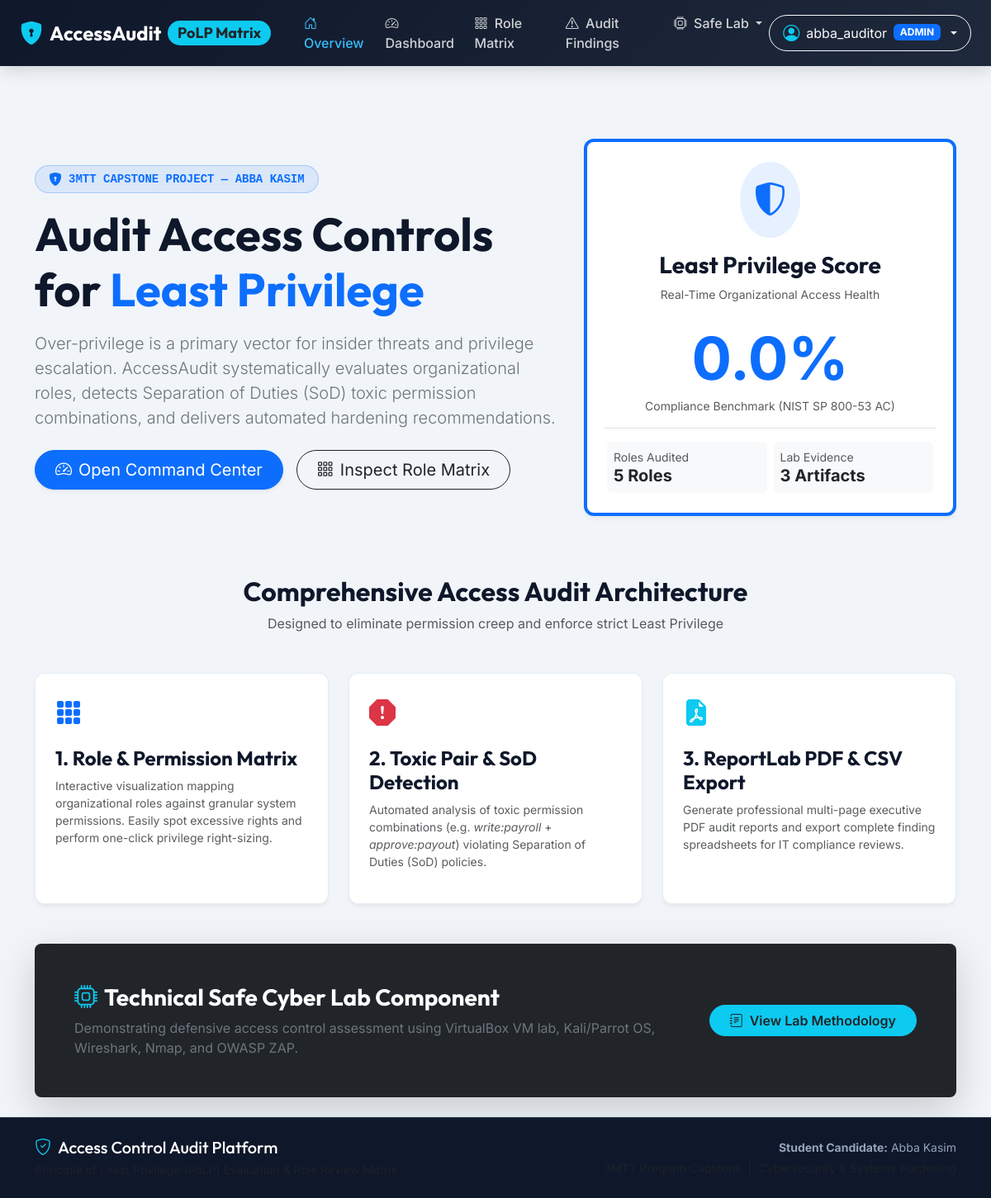
The page / (signed in) on the database its author committed.
### abba_kasim_access_control/app/models.py (models this page shows, shortened)
class User(UserMixin, db.Model):
    __tablename__ = 'users'
    id = db.Column(db.Integer, primary_key=True)
    username = db.Column(db.String(80), unique=True, nullable=False, index=True)
    email = db.Column(db.String(120), unique=True, nullable=False, index=True)
    password_hash = db.Column(db.String(256), nullable=False)
    full_name = db.Column(db.String(120), nullable=False)
    department = db.Column(db.String(80), nullable=False, default='General Staff')
    job_title = db.Column(db.String(80), nullable=False, default='Staff Member')
    role = db.Column(db.String(20), nullable=False, default='AUDITEE')  # 'ADMIN', 'AUDITOR', 'AUDITEE'
    is_active_account = db.Column(db.Boolean, default=True)
    last_login = db.Column(db.DateTime, nullable=True)
    created_at = db.Column(db.DateTime, default=datetime.utcnow)
    assigned_roles = db.relationship('Role', secondary='user_roles', backref=db.backref('users', lazy='dynamic'))

class AuditSession(db.Model):
    __tablename__ = 'audit_sessions'
    id = db.Column(db.Integer, primary_key=True)
    title = db.Column(db.String(150), nullable=False)
    executed_by = db.Column(db.String(80), nullable=False)
    total_roles_audited = db.Column(db.Integer, default=0)
    total_users_audited = db.Column(db.Integer, default=0)
    least_privilege_score = db.Column(db.Float, default=100.0)
    overprivileged_roles_count = db.Column(db.Integer, default=0)
    sod_conflicts_count = db.Column(db.Integer, default=0)
    status = db.Column(db.String(20), default='COMPLETED')
    created_at = db.Column(db.DateTime, default=datetime.utcnow)
    findings = db.relationship('AuditFinding', backref='session', lazy=True, cascade='all, delete-orphan')

### abba_kasim_access_control/app/blueprints/main/routes.py (the view)
@main_bp.route('/')
def index():
    latest_audit = AuditSession.query.order_by(AuditSession.created_at.desc()).first()
    roles_count = Role.query.count()
    users_count = User.query.count()
    evidence_count = LabEvidence.query.count()
    return render_template('main/index.html', latest_audit=latest_audit, roles_count=roles_count, users_count=users_count, evidence_count=evidence_count)

### abba_kasim_access_control/app/__init__.py (called while the page is built)
@login_manager.user_loader
def load_user(user_id):
    return db.session.get(User, int(user_id))

### abba_kasim_access_control/app/templates/main/index.html (shortened to what this page needs)
{% extends "base.html" %}
{% block content %}
<div class="container">
    <div class="row align-items-center py-5">
        <div class="col-lg-7 mb-4 mb-lg-0">
            <div class="d-inline-flex align-items-center gap-2 px-3 py-1 bg-primary bg-opacity-10 text-primary rounded-pill mb-3 border border-primary border-opacity-25">
                <i class="bi bi-shield-lock-fill"></i>
                <span class="small font-monospace fw-semibold">3MTT CAPSTONE PROJECT — ABBA KASIM</span>
            </div>
            <h1 class="display-4 fw-bold text-slate-900 mb-3">
                Audit Access Controls for <span class="text-primary">Least Privilege</span>
            </h1>
            <p class="lead text-secondary mb-4">
                Over-privilege is a primary vector for insider threats and privilege escalation. AccessAudit systematically evaluates organizational roles, detects Separation of Duties (SoD) toxic permission combinations, and delivers automated hardening recommendations.
            </p>
            <div class="d-flex flex-wrap gap-3">
                {% if current_user.is_authenticated %}
                    <a href="{{ url_for('main.dashboard') }}" class="btn btn-primary btn-lg rounded-pill px-4 shadow-sm">
                        <i class="bi bi-speedometer2 me-2"></i>Open Command Center
                    </a>
                    <a href="{{ url_for('audit.role_matrix') }}" class="btn btn-outline-dark btn-lg rounded-pill px-4">
                        <i class="bi bi-grid-3x3-gap me-2"></i>Inspect Role Matrix
                    </a>
                {% endif %}
            </div>
        </div>
        <div class="col-lg-5">
            <div class="glass-card p-4 text-center border-top border-4 border-primary">
                <div class="mb-3">
                    <div class="d-inline-flex p-3 bg-primary bg-opacity-10 text-primary rounded-circle">
                        <i class="bi bi-shield-shaded fs-1"></i>
                    </div>
                </div>
                <h3 class="fw-bold mb-2">Least Privilege Score</h3>
                <p class="text-muted small">Real-Time Organizational Access Health</p>
                <div class="my-4">
                    <span class="display-2 fw-bold text-primary">{{ latest_audit.least_privilege_score if latest_audit else '85.0' }}%</span>
                    <span class="d-block text-muted small mt-1">Compliance Benchmark (NIST SP 800-53 AC)</span>
                </div>
                <div class="row g-2 text-start pt-2 border-top">
                    <div class="col-6">
                        <div class="p-2 bg-light rounded">
                            <span class="d-block small text-muted">Roles Audited</span>
                            <span class="h5 fw-bold text-dark mb-0">{{ roles_count }} Roles</span>
                        </div>
                    </div>
                    <div class="col-6">
                        <div class="p-2 bg-light rounded">
                            <span class="d-block small text-muted">Lab Evidence</span>
                            <span class="h5 fw-bold text-dark mb-0">{{ evidence_count }} Artifacts</span>
                        </div>
                    </div>
                </div>
            </div>
        </div>
    </div>
    <div class="row g-4 py-4">
        <div class="col-12 text-center mb-2">
            <h2 class="fw-bold">Comprehensive Access Audit Architecture</h2>
            <p class="text-muted">Designed to eliminate permission creep and enforce strict Least Privilege</p>
        </div>
        <div class="col-md-4">
            <div class="glass-card p-4 h-100">
                <div class="text-primary mb-3"><i class="bi bi-grid-3x3-gap-fill fs-2"></i></div>
                <h4 class="fw-bold">1. Role & Permission Matrix</h4>
                <p class="text-muted small">
                    Interactive visualization mapping organizational roles against granular system permissions. Easily spot excessive rights and perform one-click privilege right-sizing.
                </p>
            </div>
        </div>
        <div class="col-md-4">
            <div class="glass-card p-4 h-100">
                <div class="text-danger mb-3"><i class="bi bi-exclamation-octagon-fill fs-2"></i></div>
                <h4 class="fw-bold">2. Toxic Pair & SoD Detection</h4>
                <p class="text-muted small">
                    Automated analysis of toxic permission combinations (e.g. <i>write:payroll</i> + <i>approve:payout</i>) violating Separation of Duties (SoD) policies.
                </p>
            </div>
        </div>
        <div class="col-md-4">
            <div class="glass-card p-4 h-100">
                <div class="text-info mb-3"><i class="bi bi-file-earmark-pdf-fill fs-2"></i></div>
                <h4 class="fw-bold">3. ReportLab PDF & CSV Export</h4>
                <p class="text-muted small">
                    Generate professional multi-page executive PDF audit reports and export complete finding spreadsheets for IT compliance reviews.
                </p>
            </div>
        </div>
    </div>
    <div class="row mt-4">
        <div class="col-12">
            <div class="bg-dark text-white rounded-3 p-4 p-md-5 d-flex flex-column flex-md-row align-items-center justify-content-between shadow-lg">
                <div class="mb-3 mb-md-0">
                    <h3 class="fw-bold mb-2"><i class="bi bi-cpu text-info me-2"></i>Technical Safe Cyber Lab Component</h3>
                    <p class="text-secondary mb-0">
                        Demonstrating defensive access control assessment using VirtualBox VM lab, Kali/Parrot OS, Wireshark, Nmap, and OWASP ZAP.
                    </p>
                </div>
                <div>
                    <a href="{{ url_for('lab.methodology') }}" class="btn btn-info text-dark fw-semibold rounded-pill px-4 text-nowrap">
                        <i class="bi bi-journal-text me-1"></i> View Lab Methodology
                    </a>
                </div>
            </div>
        </div>
    </div>
</div>
{% endblock %}

### abba_kasim_access_control/app/templates/base.html (shortened to what this page needs)
<!DOCTYPE html>
<html lang="en">
<head>
    <link href="https://cdn.jsdelivr.net/npm/bootstrap@5.3.2/dist/css/bootstrap.min.css" rel="stylesheet">
    <link rel="stylesheet" href="https://cdn.jsdelivr.net/npm/bootstrap-icons@1.11.2/font/bootstrap-icons.min.css">
</head>
<body>
    <nav class="navbar navbar-expand-lg navbar-dark navbar-custom sticky-top">
        <div class="container-fluid px-4">
            <a class="navbar-brand d-flex align-items-center gap-2 brand-font fs-4" href="{{ url_for('main.index') }}">
                <i class="bi bi-shield-lock-fill text-info fs-3"></i>
                <span class="fw-bold text-white">AccessAudit</span>
                <span class="badge bg-info text-dark rounded-pill fs-7">PoLP Matrix</span>
            </a>
            <div class="collapse navbar-collapse" id="navbarMain">
                <ul class="navbar-nav me-auto mb-2 mb-lg-0 ms-lg-3">
                    <li class="nav-item">
                        <a class="nav-link {% if request.endpoint == 'main.index' %}active{% endif %}" href="{{ url_for('main.index') }}">
                            <i class="bi bi-house-door me-1"></i> Overview
                        </a>
                    </li>
                    {% if current_user.is_authenticated %}
                    <li class="nav-item">
                        <a class="nav-link {% if request.endpoint == 'main.dashboard' %}active{% endif %}" href="{{ url_for('main.dashboard') }}">
                            <i class="bi bi-speedometer2 me-1"></i> Dashboard
                        </a>
                    </li>
                    <li class="nav-item">
                        <a class="nav-link {% if request.endpoint == 'audit.role_matrix' %}active{% endif %}" href="{{ url_for('audit.role_matrix') }}">
                            <i class="bi bi-grid-3x3-gap me-1"></i> Role Matrix
                        </a>
                    </li>
                    <li class="nav-item">
                        <a class="nav-link {% if request.endpoint == 'audit.findings' %}active{% endif %}" href="{{ url_for('audit.findings') }}">
                            <i class="bi bi-exclamation-triangle me-1"></i> Audit Findings
                        </a>
                    </li>
                    {% endif %}
                    <li class="nav-item dropdown">
                        <a class="nav-link dropdown-toggle" href="#" role="button" data-bs-toggle="dropdown">
                            <i class="bi bi-cpu me-1"></i> Safe Lab
                        </a>
                    </li>
                </ul>
                <div class="d-flex align-items-center gap-2">
                    {% if current_user.is_authenticated %}
                        <div class="dropdown">
                            <button class="btn btn-outline-light dropdown-toggle d-flex align-items-center gap-2 rounded-pill px-3" type="button" data-bs-toggle="dropdown">
                                <i class="bi bi-person-circle fs-5 text-info"></i>
                                <span>{{ current_user.username }}</span>
                                <span class="badge bg-primary text-uppercase">{{ current_user.role }}</span>
                            </button>
                        </div>
                    {% else %}
                        <a href="{{ url_for('auth.login') }}" class="btn btn-outline-light rounded-pill px-3"><i class="bi bi-box-arrow-in-right me-1"></i> Log In</a>
                        <a href="{{ url_for('auth.register') }}" class="btn btn-info rounded-pill px-3 text-dark fw-semibold"><i class="bi bi-person-plus me-1"></i> Register</a>
                    {% endif %}
                </div>
            </div>
        </div>
    </nav>
    <main class="py-4">
        {% block content %}{% endblock %}
    </main>
    <footer class="footer py-4">
        <div class="container text-center">
            <div class="row align-items-center">
                <div class="col-md-6 text-md-start mb-2 mb-md-0">
                    <h5 class="brand-font text-white mb-1"><i class="bi bi-shield-check text-info me-2"></i>Access Control Audit Platform</h5>
                    <p class="small text-muted mb-0">Principle of Least Privilege (PoLP) Evaluation & Role Review Matrix</p>
                </div>
                <div class="col-md-6 text-md-end">
                    <p class="small mb-1"><b>Student Candidate:</b> Abba Kasim</p>
                    <p class="small text-muted mb-0">3MTT Program Capstone &nbsp;|&nbsp; Cybersecurity & Systems Hardening</p>
                </div>
            </div>
        </div>
    </footer>
</body>
</html>

### abba_kasim_access_control/app/templates/base.html (style rules this page uses)
:root { --primary-bg: #0F172A; --accent-blue: #2563EB; --accent-cyan: #0EA5E9; --surface-dark: #1E293B; --surface-light: #F8FAFC; --text-dark: #0F172A; --text-muted: #64748B; }
body { font-family: 'Inter', sans-serif; background-color: #F1F5F9; color: var(--text-dark); min-height: 100vh; display: flex; flex-direction: column; }
h1, h2, h3, h4, h5, h6, .brand-font { font-family: 'Outfit', sans-serif; }
.navbar-custom { background: linear-gradient(135deg, #0F172A 0%, #1E293B 100%); box-shadow: 0 4px 20px rgba(0,0,0,0.15); }
.nav-link { font-weight: 500; color: rgba(255,255,255,0.8) !important; transition: all 0.2s ease; }
.nav-link:hover, .nav-link.active { color: #38BDF8 !important; }
.glass-card { background: rgba(255, 255, 255, 0.95); backdrop-filter: blur(10px); border: 1px solid rgba(226, 232, 240, 0.8); border-radius: 12px; box-shadow: 0 4px 6px -1px rgba(0, 0, 0, 0.05), 0 2px 4px -1px rgba(0, 0, 0, 0.03); transition: transform 0.2s ease, box-shadow 0.2s ease; }
.footer { background-color: var(--primary-bg); color: #94A3B8; margin-top: auto; border-top: 1px solid #334155; }

### rows shown on the page
User: username "abba_auditor", role "ADMIN"
AuditSession: least_privilege_score "0.0"

### other values the page prints
{{ roles_count }} "5"
{{ evidence_count }} "3"
